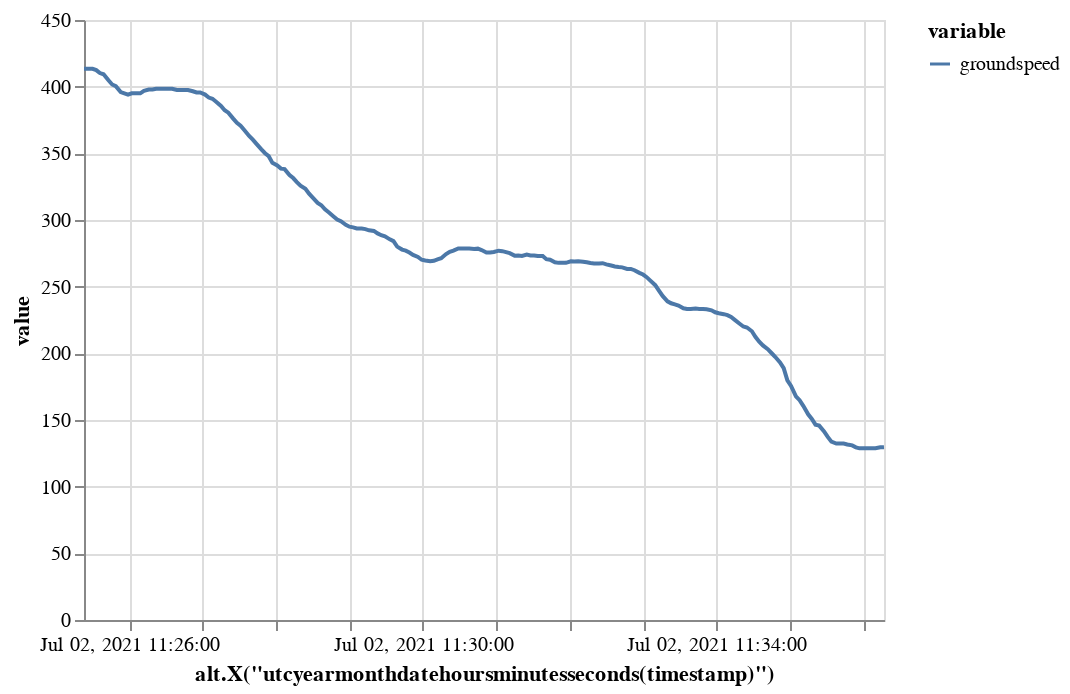

The notebook cell saved with this chart:
### Code cell
traffic[0].chart("groundspeed").encode()

### Figure 1 — Vega-Lite specification as saved in the notebook (floating-point values rounded to 4 significant figures; data arrays with more than 128 entries replaced by an {"elided": "..."} marker saying what was removed)
{"config": {"view": {"continuousWidth": 400, "continuousHeight": 300}}, "data": {"name": "data-41ba19cd33defe18fc3d70be6cecdb4b"}, "mark": "line", "encoding": {"color": {"type": "nominal", "field": "variable"}, "x": {"type": "temporal", "field": "timestamp", "timeUnit": "utcyearmonthdatehoursminutesseconds", "title": "alt.X(\"utcyearmonthdatehoursminutesseconds(timestamp)\")"}, "y": {"type": "quantitative", "field": "value"}}, "transform": [{"fold": ["groundspeed"], "as": ["variable", "value"]}], "$schema": "https://vega.github.io/schema/vega-lite/v4.8.1.json", "datasets": {"data-41ba19cd33defe18fc3d70be6cecdb4b": {"elided": "200 records"}}}
